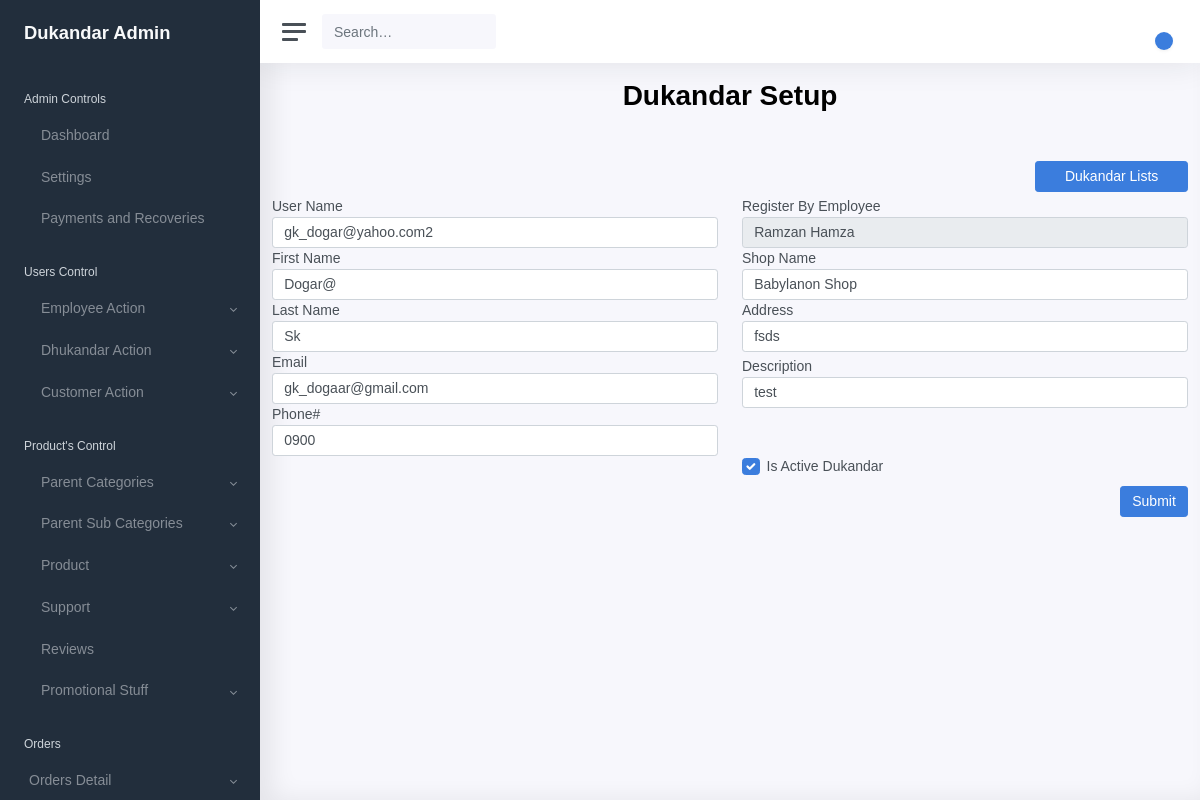
Page /dukandar/setup/1/ on the committed database.
### shopkeeper/models/models.py (models this page shows, shortened)
class User(AbstractUser):
    address = models.CharField(max_length=250, null=True)
    user_type = models.CharField(max_length=16,
                                 choices=USER_CHOICES,
                                 default="CUSTOMER")
    block = models.BooleanField(default=False)
    is_active = models.BooleanField(default=True)
    created_at = models.DateTimeField(auto_now_add=True)
    updated_at = models.DateTimeField(auto_now=True)

class Shopkeeper(models.Model):
    user = models.OneToOneField(User, on_delete=models.CASCADE, null=False)
    emp_id = models.ForeignKey(Employee, on_delete=models.CASCADE, null=True )
    shop_name = models.CharField(max_length=255, null=False)
    phone_no = models.CharField(max_length=20, null=False)
    description = models.TextField(null=True)
    latitude = models.CharField(max_length=50, null=False)
    longitude = models.CharField(max_length=50, null=False)
    is_active = models.BooleanField(default=True)
    created_at = models.DateTimeField(auto_now_add=True)
    updated_at = models.DateTimeField(auto_now=True)
    class Meta:
        ordering = ['user']

class Employee(models.Model):
    user = models.OneToOneField(User, related_name='user', on_delete=models.CASCADE, null=False)
    target_assign = models.CharField(max_length=10, null=True)
    target_achieved = models.CharField(max_length=10, null=True)
    area_designated = models.CharField(max_length=250, null=True, blank=True)
    phone_no = models.CharField(max_length=20, null=True)
    description = models.TextField(null=True)
    is_active = models.BooleanField(default=True)
    created_at = models.DateTimeField(auto_now_add=True)
    updated_at = models.DateTimeField(auto_now=True)
    class Meta:
        ordering = ['created_at']

### shopkeeper/views.py (the view)
# urls.py: path('dukandar/setup/<int:pk>/', dukandarUpdate, name='dukandar_update'),
def dukandarUpdate(request, pk):
    dukandar_obj = Shopkeeper.objects.get(id=pk)
    context = {
        'dukandar_id':dukandar_obj.id,
        'emp_id': dukandar_obj.emp_id,
         'user': dukandar_obj.user,
        'shop_name': dukandar_obj.shop_name,
        'phone_no': dukandar_obj.phone_no,
        'description': dukandar_obj.description,
        'is_active': dukandar_obj.is_active,
    }
    return render(request, 'shopkeeper/dukandar/setup.html', context)

### shopkeeper/templates/shopkeeper/dukandar/setup.html (shortened to what this page needs)
{% extends 'shopkeeper/base/base.html' %}
{% load static %}
{% block content %}
<div class="container">
  <h1 class="text-center mt-3 mb-5 font-weight-bold">
    Dukandar Setup</h1>
    <div class="row col-2 offset-10">
        <a type="submit" href="{% url 'dukandar_list' %}" class="btn btn-primary float-right mb-1" name="product_list">Dukandar Lists</a>
    </div>
    <form id="subCateForm" method="post" class="" name="subCateForm" enctype="multipart/form-data"
    action="{% url 'dukandar_setup' %}">
    <div class="row">
      <div class="col-6">
        <div class="form-group">
            <label for="employeeFname">User Name</label>
            <input type="text" class="form-control" id="username" aria-describedby="username" name="username"
                  value="{{user.username}}">
        </div>
        <div class="form-group">
            <label for="employeeFname">First Name</label>
            <input type="text" class="form-control" id="first_name" aria-describedby="first_name" name="first_name"
            value="{{user.first_name}}" >
        </div>
        <div class="form-group">
            <label for="employeeFname">Last Name</label>
            <input type="text" class="form-control" id="last_name" aria-describedby="last_name" name="last_name"
            value="{{user.last_name}}">
        </div>
        <div class="form-group">
            <label for="employeeFname">Email</label>
            <input type="text" class="form-control" id="username" aria-describedby="email" name="email"
                  value="{{user.email}}">
        </div>
        <div class="form-group">
            <label for="employeeFname">Phone#</label>
            <input type="text" class="form-control" id="phone_no" aria-describedby="phone_no" name="phone_no"
                  value="{{phone_no}}">
        </div>
      </div>
      <div class="col-6">
        <div class="form-group">
            <label for="employeeFname"> Register By Employee</label>
            <input type="text" class="form-control" id="emp_id" aria-describedby="emp_id" name="emp_id"
                   value="{{emp_id.user.first_name}} {{emp_id.user.last_name}}" readonly>
        </div>
        <div class="form-group">
            <label for="employeeFname">Shop Name</label>
            <input type="text" class="form-control" id="shop_name" aria-describedby="shop_name" name="shop_name"
                   value="{{shop_name}}">
        </div>
        <div class="form-group">
            <label for="employeeFname">Address</label>
            <input type="text" class="form-control" id="phone_no" aria-describedby="address" name="address"
                  value="{{user.address}}">
        </div>
          <div class="form-group mt-1">
            <label for="exampleInputDescription">Description</label>
            <input type="text" class="form-control" id="cate" aria-describedby="description"
                               name="description" value="{{ description }}"
                               >
          </div>
            <div class="form-check mt-5">
                <input type="checkbox" class="form-check-input checkbox" id="is_active"
                name="is_active" {% if is_active %} checked
                value="True"   {% endif %} value="False">
                <label class="form-check-label" for="exampleCheck1" name="is_active">Is Active Dukandar</label>
              </div>
      </div>
    </div>
    <button type="submit" class="btn btn-primary float-right mt-1">Submit</button>
</form>
  </div>
{% endblock %}

### shopkeeper/templates/shopkeeper/base/base.html (style rules this page uses)
* { font-family: Arial, Helvetica, sans-serif; }

### rows in the picture
User: username "gk_dogar@yahoo.com2", first_name "Dogar@", last_name "Sk", email "gk_dogaar@gmail.com", address "fsds"
Shopkeeper: phone_no "0900", shop_name "Babylanon Shop", description "test"
Employee: emp_id "Ramzan Hamza"
